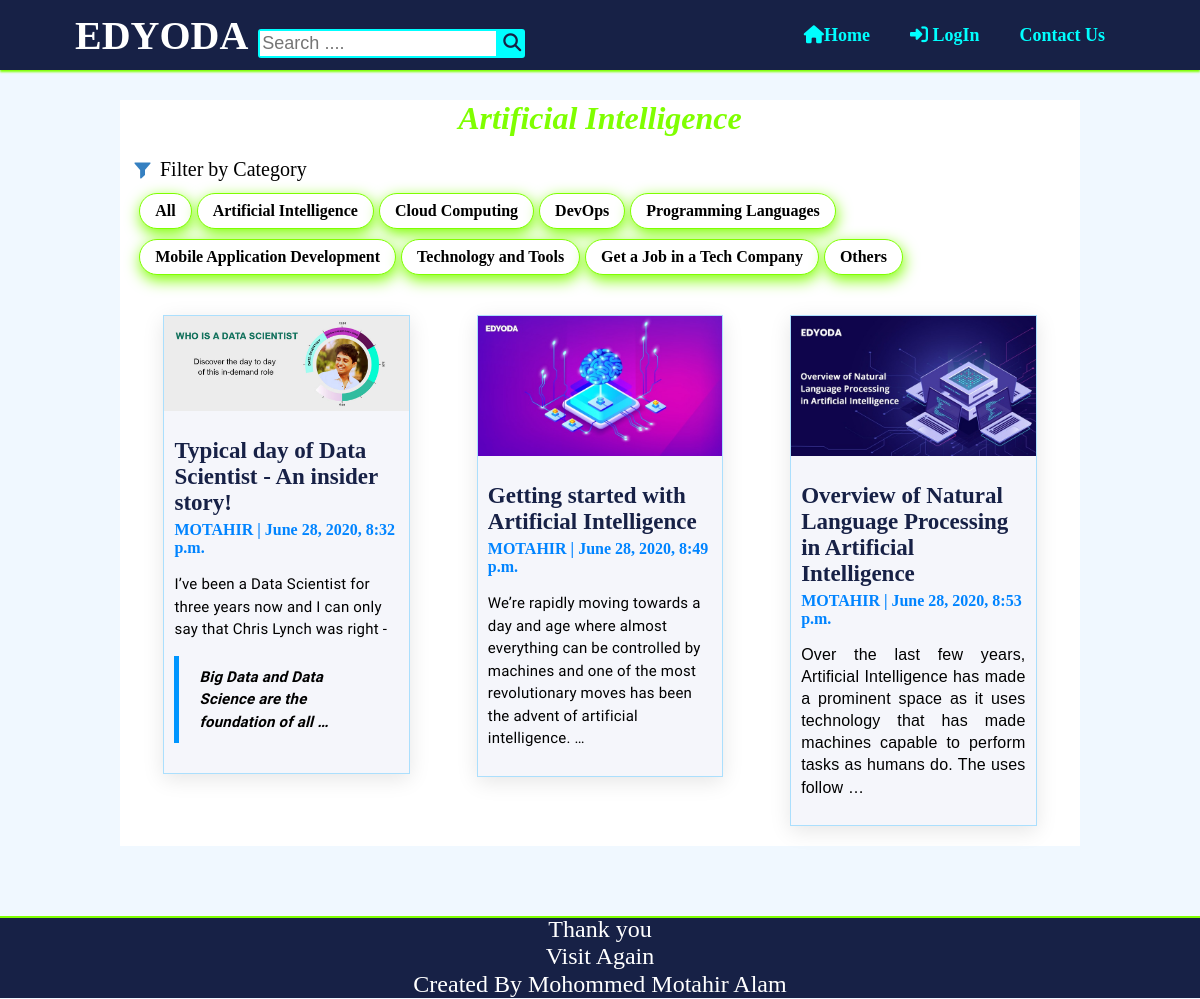
The app's page /Category/artificial-intelligence with its own data.
### blog/models.py (models this page shows, shortened)
class Category(models.Model):
    name=models.CharField(max_length=50)
    description=models.TextField()
    slug=models.SlugField(blank=True)

class Post(models.Model):
    statuses=[('D','Draft'),('P','Published')]
    title=models.CharField(max_length=250)
    content=models.TextField()
    status=models.CharField(choices=statuses,default="D", max_length=1)
    category=models.ForeignKey(Category,on_delete=models.CASCADE)
    image_url=models.CharField(max_length=1000,blank=True)
    author=models.ForeignKey(get_user_model(), on_delete=models.CASCADE)
    image=models.ImageField(upload_to='blog/',blank=True)
    date=models.DateTimeField(auto_now_add=True)
    slug=models.SlugField(unique = True, blank=True)

### account/models.py (models this page shows)
class User(AbstractUser):
    CATEGORY_CHOICES=[('A','Author'),('R','Reader')]
    email=models.EmailField(unique=True)
    contact=models.CharField(max_length=10)
    image=models.ImageField(upload_to='account/',blank=True)
    bio=models.TextField(blank=True)
    category=models.CharField(choices=CATEGORY_CHOICES,default="R",max_length=1)
    REQUIRED_FIELDS=('email','category','first_name','last_name',)
    def __str__(self):
        return self.username

### blog/views.py (the view)
# urls.py: path("Category/<slug:slug>",category_page,name='Category Page'),
def category_page(request,slug):
    category=Category.objects.all()
    cat=Category.objects.get(slug=slug)
    posts=Post.objects.filter(category=cat)
    return render(request,"blog/Category.html",context={"cat":cat,"posts":posts,"category":category})

### blog/templates/blog/Category.html (shortened to what this page needs)
{% extends 'blog/base.html' %}
{%block content%}
            <h1>{{cat.name}}</h1>
            <div id="filterid">
                <img id="symbole" alt="Filter Icon">
                <p>Filter by Category</p>
            </div>
            <div id="button">
                <a class="link" href="{%url 'home'%}"><button>All</button></a>
                {% for i in category%}
                    <a class="link" href="{%url 'Category Page' i.slug%}"><button>{{i.name}}</button></a>
                {%endfor%}
            </div>
            <div id="blog">
                {% for i in posts%}
                    <div class="blogdiv">
                        <a class="link" href="{%url 'Blog Details' i.slug%}">
                        {% if i.image%}
                            <div class="image"><img src="{{i.image.url}}" alt="Getting started with Artificial Intelligence" width="100%" height="100%"></div>
                        {% else %}
                            <div class="image"><img src="{{i.image_url}}" alt="Getting started with Artificial Intelligence" width="100%" height="100%"></div>
                        {% endif %}
                        <div class="details">
                            <p class="heading">{{i.title}}</p>
                            <p class="author">{{i.author}}<span> | {{i.date}}</span></p>
                            <p>{{i.content|truncatewords_html:30|safe}}</p>
                        </div></a>
                    </div>
                {% endfor %}
            </div>
{% endblock %}

### blog/templates/blog/Base.html (shortened to what this page needs)
{%load static%}
<!DOCTYPE html>
<html>
    <head>
        <link rel="stylesheet" href="{% static "blog/css/Base.css"%}">
    </head>
    <body>
        <header>
            <div id="nav1">
                <span id="Edyoda">EDYODA</span>
                <form class='search_box' method='get' action="{%url 'search'%}">
                    <input class='search_bar' type='search' placeholder='Search ....' name='query' id='query'>
                    <button class='search_btn' type='submit'><i class="fas fa-search"></i></button>
                </form>
            </div>
            <nav id="nav2">
                {%if user.is_authenticated %}
                    <a class="link" href="{%url 'Details' user.id %}"><span class="nav2"><i class="fas fa-user-check"></i> Welcome {{user.get_username}}</span></a>
                    <a class="link" href="{%url 'logout' %}"><span class="nav2"><i class="fas fa-sign-out-alt"></i> LogOut</span></a>
                {% else %}
                    <a class="link" href="{%url 'home' %}"><span class="nav2"><i class="fas fa-home"> </i>Home</span></a>
                    <a class="link" href="{%url 'login' %}"><span class="nav2"><i class="fas fa-sign-in-alt"></i> LogIn</span></a>
                    <a class="link" href="{%url 'Contact Us' %}"><span class="nav2">Contact Us</span></a>
                {% endif %}
            </nav>
        </header>
        <div id="container">
            {% block content %}
            {% endblock %}
        </div>
        <footer>
            <p>Thank you<br>Visit Again<p>
            <p>Created By Mohommed Motahir Alam</p>
        </footer>
    </body>
</html>

### blog/static/blog/css/Base.css (style rules this page uses)
html { scroll-behavior: smooth; }
body { margin: 0px; padding: 0px; background-color: aliceblue; font-family: 'Times New Roman', Times, serif; }
header { box-sizing: border-box; background-color: #172146; box-shadow: 0px 2px 2px #7fff00; width: 100%; height: 70px; position: fixed; top:0px; display: flex; justify-content: space-between; align-items: center; padding: 15px 75px; }
#nav1 { width: 65%; text-align: left; display: flex; justify-content: start; align-items: baseline; }
#nav2 { width: 35%; text-align: right; display: flex; justify-content: flex-end; align-items: baseline; }
#Edyoda { color:white; font-weight: bolder; font-size: 40px; margin: 0px; margin-right: 10px; }
.nav2 { color: aqua; font-weight: bolder; font-size: 18px; margin:0px 20px; }
footer { box-sizing: border-box; box-shadow: inset 0px 2px 0px #7fff00; background-color: #172146; width: 100%; height: 100%; color: white; font-size: 24px; text-align: center; }
footer p { margin: 1px; }
#container { width: 80%; margin: 70px auto; margin-top: 100px; background-color:white; box-sizing: border-box; }
h1 { text-align: center; font-weight: bolder; font-style: italic; color: #7fff00; }
#symbole { width: 25px; height: 25px; margin:0px; cursor: pointer; }
#filterid { display: flex; flex-direction: row; flex-wrap: nowrap; margin: 10px; }
#filterid p { font-size: 20px; margin: 0px; padding-left: 5px; }
#button { box-sizing: border-box; display: flex; flex-direction: row; flex-wrap: wrap; width: 100%; margin: 10px 2%; }
button { width: auto; margin-bottom: 10px; margin-right: 5px; border-radius: 20px; cursor: pointer; color:black; font-weight: 600; font-family: 'Times New Roman'; background-color:white; box-shadow: 1px 5px 15px 0#7fff00; border: 1px solid #7fff00; font-size: 16px; padding: 8px 15px; }
#blog { box-sizing: border-box; width: 100%; margin: 10px auto; padding: 10px; display: flex;; flex-direction: row; flex-wrap: wrap; }
.blogdiv { width: 26%; height: 100%; background-color: #f5f6fb; cursor: pointer; margin: 10px auto; box-shadow: 0 5px 20px 0 rgba(0,0,0,.1); border: 1px solid rgba(0,168,255,.3); }
.image { width: 100%; height: 50%; }
.details { padding:10px; padding-top: 0px; height: 50%; }
.heading { color: #172146; font-size: 23px; font-weight: 900; margin-bottom: 5px; }
.author { color: #0084ff; font-weight: 700; margin: 0px; padding: 0px; }
.link { text-decoration: none; color: unset; }
.search_bar { border: none; font-size: 18px; padding: 2px; }
.search_btn { box-shadow: none; border-radius: 0px; cursor: pointer; border:none; font-size: 18px; color:#172146; background-color:aqua; padding: 2px; margin: 0px; margin-left: 1px; }
.search_box { background-color: aqua; padding: 2px; border-radius: 3px; }

### records on screen
Category: name "Artificial Intelligence"
Category: name "Cloud Computing"
Category: name "DevOps"
Category: name "Programming Languages"
Category: name "Mobile Application Development"
Category: name "Technology and Tools"
Category: name "Get a Job in a Tech Company"
Category: name "Others"
Post: image (picture), title "Typical day of Data Scientist - An insider story!", author "MOTAHIR", date "June 28, 2020, 8:32 p.m.", content "I’ve been a Data Scientist for three years now and I can only say that Chris Lynch was right - Big Data and Data Science are the foundation of all …"
Post: image (picture), title "Getting started with Artificial Intelligence", author "MOTAHIR", date "June 28, 2020, 8:49 p.m.", content "We’re rapidly moving towards a day and age where almost everything can be controlled by machines and one of the most revolutionary moves has been the advent of artificial intelligence. …"
Post: image (picture), title "Overview of Natural Language Processing in Artificial Intelligence", author "MOTAHIR", date "June 28, 2020, 8:53 p.m.", content "Over the last few years, Artificial Intelligence has made a prominent space as it uses technology that has made machines capable to perform tasks as humans do. The uses follow …"
